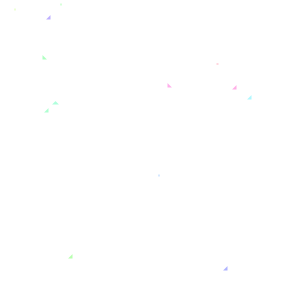
Frame 1 (no input)
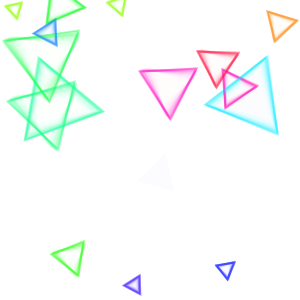
Frame 60 (the mouse pressed at the canvas centre just before this capture)
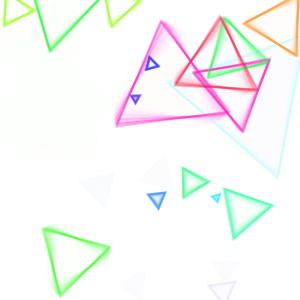
Frame 120 (the mouse held since frame 60 and released just before this capture)

The Processing sketch that drew these frames (run headless with seeded random() and noise(); from frame 60 on, the mouse is pressed at the canvas centre):

// Processing sketch: processing_105538
// ── processing_105538.pde

Triangle[] tri = new Triangle[15];

void setup() {
  size(300, 300);
  colorMode(HSB, 360, 100, 100);
  background(360);
  smooth();

  for (int i = 0; i < tri.length;i++) {
    tri[i] = new Triangle();
  }

  strokeWeight(2);
}

void draw() {
  noStroke();
  fill(360, 40);
  rect(0, 0, width, height);

  noFill();

  for (int i = 0; i < tri.length;i++) {
    tri[i].move();
    tri[i].display();
  }
}

class Triangle {
  float goal_r = random(10, 100);
  float r;
  float r_delta = random(0.1, 1);
  float theta;
  float theta_delta = random(0.005, 0.025);
  int theta_sign;
  float ox = random(width);
  float oy = random(height);
  float hue = random(360);

  Triangle() {
    if (random(1) >= 0.5) {
      theta_sign = 1;
    }
    else {
      theta_sign = -1;
    }
  }

  void move() {
    r += r_delta;
    theta += theta_sign * theta_delta;
    if (r > goal_r) {
      r = 0;
      ox = random(width);
      oy = random(height);
    }
  }

  void display() {
    stroke(hue, 100, 100, 80);
    noFill();

    pushMatrix();
    translate(ox, oy);
    rotate(theta);
    beginShape();
    for (int i = 0 ; i < 3;i++) {
      vertex(r * sin(2*PI*i/3), -r * cos(2*PI*i/3));
    }
    endShape(CLOSE);
    popMatrix();
  }
}
